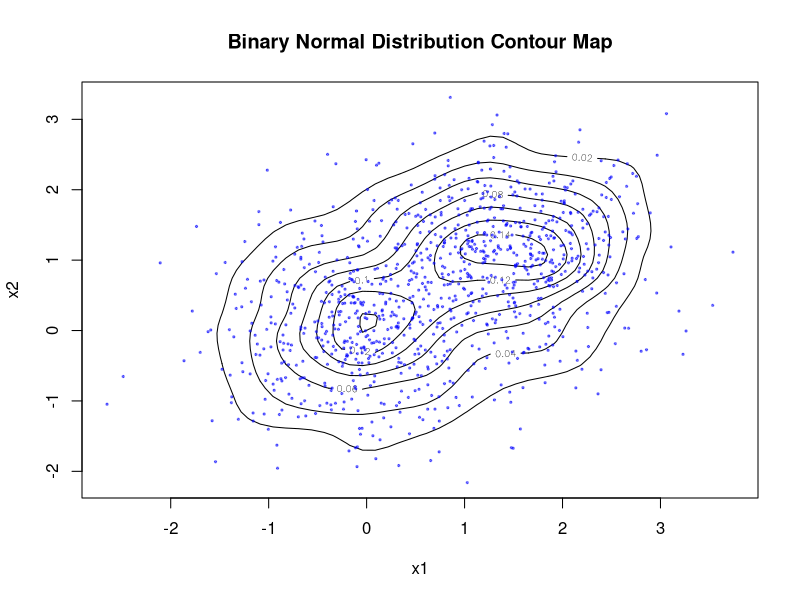

This figure's R source:
## ---- chunk 1
normRVgen = function(n, mu, sigma){
  # create 2 rv vector uniformly distribute
  # u1 represents R
  # u2 represents angle
  u1 = runif(n, min=0, max=1)
  u2 = 2*pi*runif(n, min=0, max=1)
  
  # Generate X=[x1, x2] ~ N(0,1)
  x1 = sqrt(-2*log(u1))*cos(u2)
  x2 = sqrt(-2*log(u1))*sin(u2)
  x = rbind(x1, x2)
  # Transform to Z via Z = A.T @ X + mu
  # Cholesky Decomposition -> get A from Sigma = A.T@A
  At = t(chol(sigma))
  Z = At %*% x + mu 
  
  return (Z)
}

n =  1000
mu = c(0,0)
sigma = matrix(c(0.6,0,0,0.6), nrow=2)
start = proc.time()
rv = normRVgen(n,mu,sigma)
end = proc.time()
print(end - start)
## ---- chunk 2
library(mvtnorm)
start = proc.time()
rv_buildin <- rmvnorm(n, mean = mu, sigma = sigma)
end = proc.time()
print(end-start)

## ---- chunk 3
# Generate 500 values for each distribution
n = 500
rv_d1 = normRVgen(n, mu, sigma)

mu_d2 = c(1.5, 1.2)
sigma_d2 = matrix(c(0.5,0,0,0.5), nrow=2)
rv_d2 = normRVgen(n, mu_d2, sigma_d2)
# Bind them and shuffle
rv_mix = as.data.frame(t(cbind(rv_d1, rv_d2)))
set.seed(123)
rv_shuffled = rv_mix[sample(nrow(rv_mix)), ]
colnames(rv_shuffled) = c("x1", "x2")

## ---- chunk 4
# Plot the Function
library(MASS)
z <- kde2d(rv_shuffled$x1, rv_shuffled$x2, n = 50)
contour(z, xlab = "x1", ylab = "x2", main = "Binary Normal Distribution Contour Map")
points(rv_shuffled$x1, rv_shuffled$x2, col = rgb(0, 0, 1, 0.5), pch = 19,cex = 0.3)
